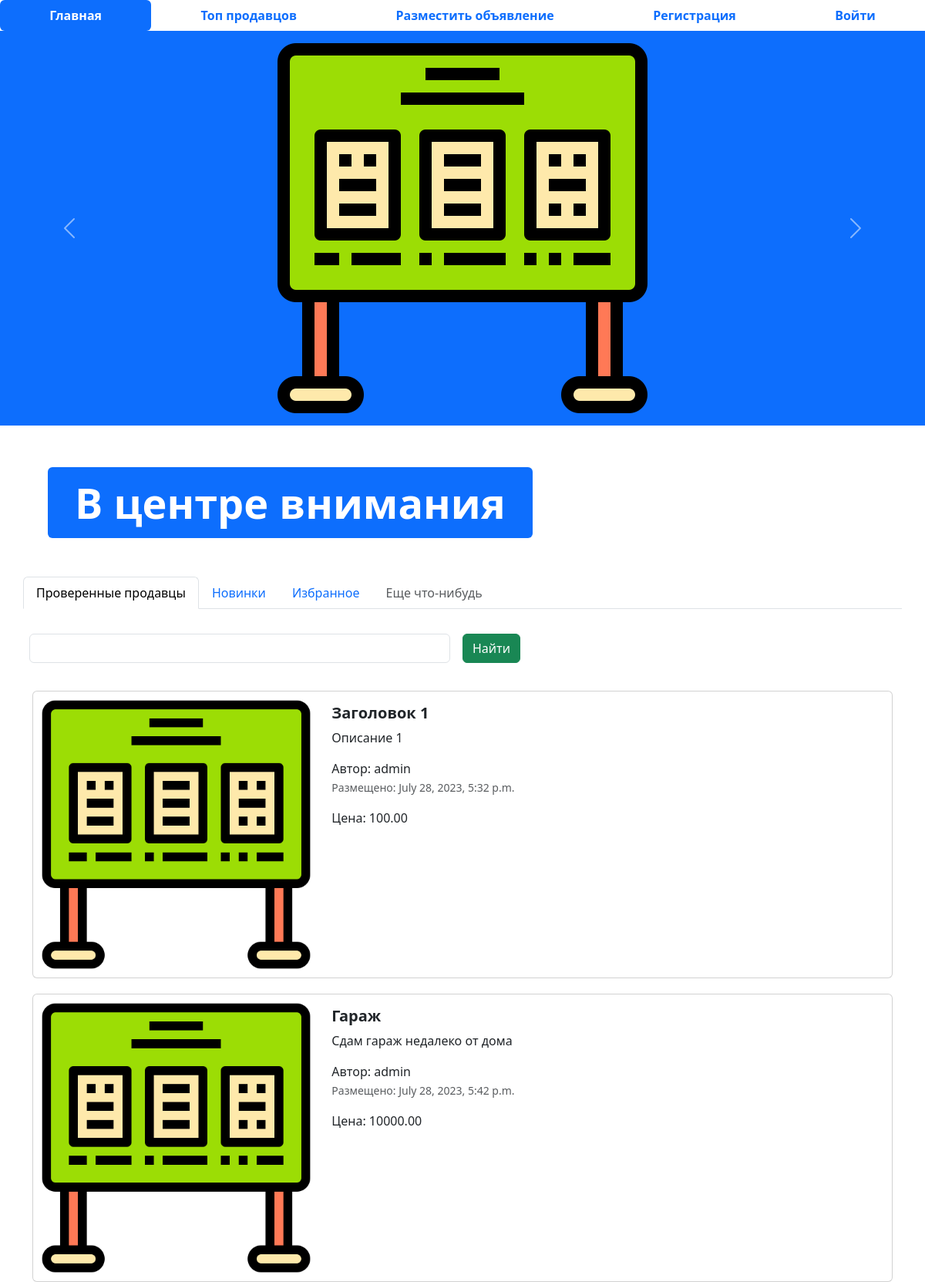
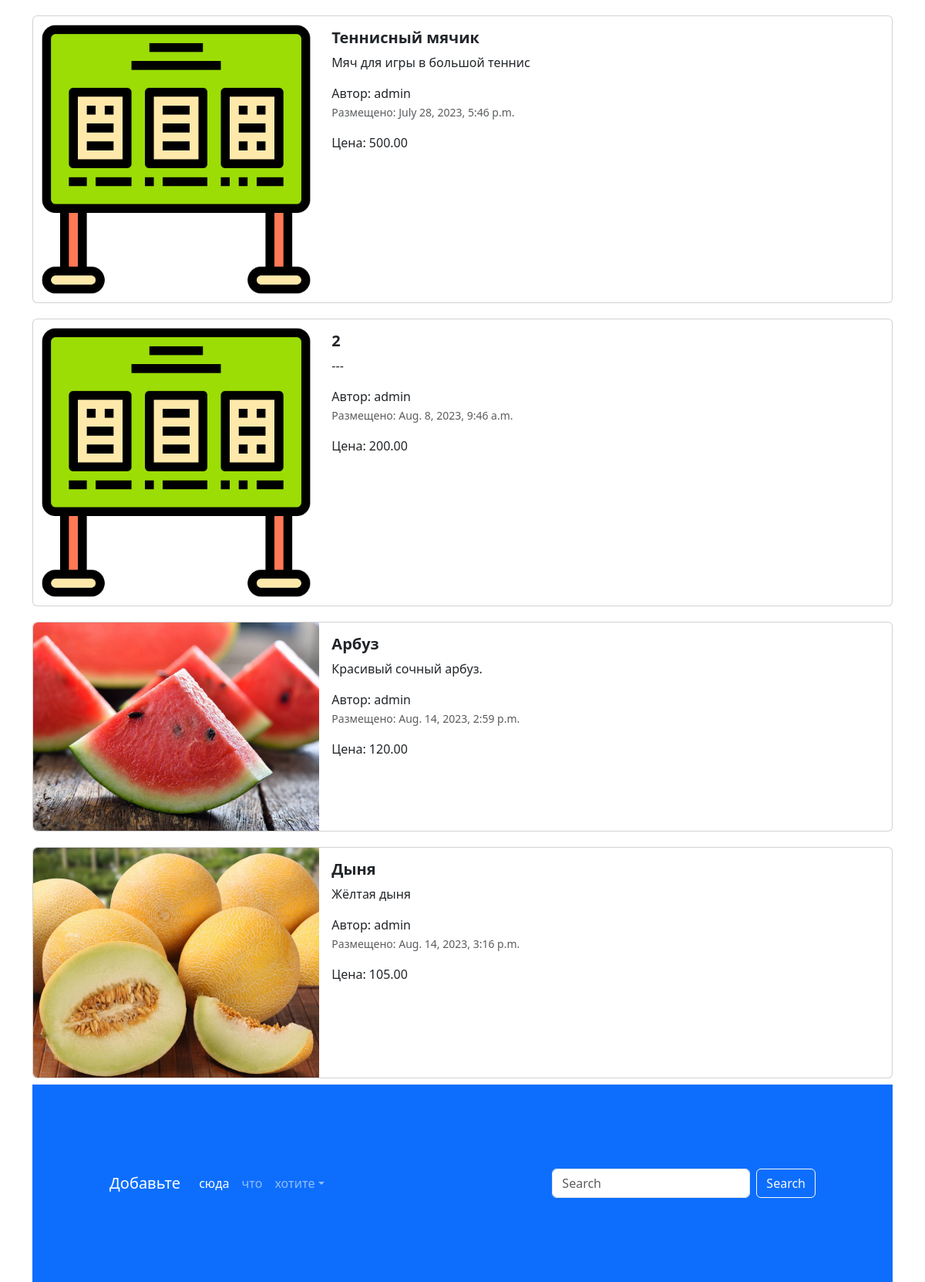
The page / on the database its author committed (2 pictures, top to bottom).
### app_advertisements/models.py (models this page shows, shortened)
class Advertisement(models.Model):
    title = models.CharField('заголовок', max_length=128)
    description = models.TextField('описание')
    price = models.DecimalField('цена', max_digits=10, decimal_places=2)
    auction = models.BooleanField('торг', help_text='Отметьте, если торг уместен')
    created_at = models.DateTimeField(auto_now_add=True)
    updated_at = models.DateTimeField(auto_now=True)
    user = models.ForeignKey(User, verbose_name='пользователь', on_delete=models.CASCADE)
    image = models.ImageField('изображение', upload_to='advertisements/')
    class Meta:
        db_table = 'advertisements'

### app_advertisements/views.py (the view)
# urls.py: path('', index, name='main-page'),
def index(request):
    advertisements = Advertisement.objects.all()
    context = {'advertisements': advertisements}
    return render(request, 'app_advertisements/index.html', context)

### templates/app_advertisements/index.html (shortened to what this page needs)
{% extends 'base.html' %}
{% load static %}
{% block content %}
<body>
<ul class="nav nav-pills sticky-top bg-white nav-fill">
  <li class="nav-item">
    <a class="nav-link active" aria-current="page" href="{% url 'main-page' %}">
      <span style="font-weight: bold;">Главная</span>
    </a>
  </li>
  <li class="nav-item">
    <a class="nav-link" href="{% url 'top-sellers' %}"><span style="font-weight: bold;">Топ продавцов</span>
    </a>
  </li>
  <li class="nav-item">
    <a class="nav-link" href="{% url 'advertisement-post' %}">
      <span style="font-weight: bold;">Разместить объявление</span>
    </a>
  </li>
  {% if not user.is_authenticated %}
  <li class="nav-item">
    <a class="nav-link" href="{% url 'profile' %}">
      <span style="font-weight: bold;">Регистрация</span>
    </a>
  </li>
  <li class="nav-item">
    <a class="nav-link" href="{% url 'login' %}">
      <span style="font-weight: bold;">Войти</span>
    </a>
  </li>
  {% endif %}
</ul>
<div id="carouselExampleControls" class="carousel slide bg-primary" data-bs-ride="carousel">
  <div class="carousel-inner">
    <div class="carousel-item active">
      <img src="{% static 'img/adv.png' %}" class="mx-auto d-block w-33" alt="...">
    </div>
  </div>
  <button class="carousel-control-prev" type="button" data-bs-target="#carouselExampleControls" data-bs-slide="prev">
    <span class="carousel-control-prev-icon" aria-hidden="true"></span>
  </button>
  <button class="carousel-control-next" type="button" data-bs-target="#carouselExampleControls" data-bs-slide="next">
    <span class="carousel-control-next-icon" aria-hidden="true"></span>
  </button>
</div>
<div class="container" style="margin: 50px;">
  <div class="display-2">
    <span class="badge bg-primary">В центре внимания</span>
  </div>
</div>
<div class="container">
  <div class="row">
    <ul class="nav nav-tabs bg-white">
      <li class="nav-item">
        <a class="nav-link active" aria-current="page" href="#">Проверенные продавцы</a>
      </li>
      <li class="nav-item">
        <a class="nav-link" href="#">Новинки</a>
      </li>
      <li class="nav-item">
        <a class="nav-link" href="#">Избранное</a>
      </li>
      <li class="nav-item">
        <a class="nav-link disabled" href="#" tabindex="-1" aria-disabled="true">Еще что-нибудь</a>
      </li>
    </ul>
    <form class="row g-3">
      <div class="col-auto w-50">
        <input type="text" class="form-control">
      </div>
      <div class="col-auto">
        <button type="submit" class="btn btn-success mb-3">Найти</button>
      </div>
    </form>
  </div>
  {% for adv in advertisements %}
  <div class="col">
    <div class="card mb-2" style="max-width: 1200px; margin-top: 20px;">
      <div class="row g-0">
        <div class="col-md-4">
          <a href="advertisement.html" class="nav-link">
            <img src="{% if adv.image %} {{ adv.image.url }} {% else %} {% static 'img/adv.png' %} {% endif %} " class="img-fluid rounded-start" alt="Card title">
          </a>
        </div>
        <div class="col-md-8">
          <div class="card-body">
            <h5 class="card-title">
              <a href="advertisement.html" class="nav-link"><strong>{{ adv.title }}</strong></a>
            </h5>
            <a href="advertisement.html" class="nav-link">
              <p class="card-text">
                {{ adv.description }}
              </p>
              <span>Автор: {{ adv.user }}</span>
              <p class="card-text"><small class="text-muted">Размещено: {{ adv.created_at }}</small></p>
              <span> Цена: {{ adv.price }}</span>
            </a>
          </div>
        </div>
      </div>
    </div>
  {% endfor %}
<footer style="padding: 100px;" class="bg-primary">
  <nav class="navbar navbar-expand-sm navbar-dark">
    <a class="navbar-brand" href="#">Добавьте</a>
    <div class="collapse navbar-collapse" id="collapsibleNavId">
      <ul class="navbar-nav me-auto mt-2 mt-lg-0">
        <li class="nav-item">
          <a class="nav-link active" href="#" aria-current="page">сюда</a>
        </li>
        <li class="nav-item">
          <a class="nav-link" href="#">что</a>
        </li>
        <li class="nav-item dropdown">
          <a class="nav-link dropdown-toggle" href="#" id="dropdownId" data-bs-toggle="dropdown" aria-haspopup="true"
             aria-expanded="false">хотите</a>
        </li>
      </ul>
      <form class="d-flex my-2 my-lg-0">
        <input class="form-control me-sm-2" type="text" placeholder="Search">
        <button class="btn btn-outline-light my-2 my-sm-0" type="submit">Search</button>
      </form>
    </div>
  </nav>
</footer>
{% endblock %}

### rows shown on the page
Advertisement: title "Заголовок 1", description "Описание 1", user "admin", created_at "July 28, 2023, 5:32 p.m.", price "100.00"
Advertisement: title "Гараж", description "Сдам гараж недалеко от дома", user "admin", created_at "July 28, 2023, 5:42 p.m.", price "10000.00"
Advertisement: title "Теннисный мячик", description "Мяч для игры в большой теннис", user "admin", created_at "July 28, 2023, 5:46 p.m.", price "500.00"
Advertisement: title "2", description "---", user "admin", created_at "Aug. 8, 2023, 9:46 a.m.", price "200.00"
Advertisement: image (picture), title "Арбуз", description "Красивый сочный арбуз.", user "admin", created_at "Aug. 14, 2023, 2:59 p.m.", price "120.00"
Advertisement: image (picture), title "Дыня", description "Жёлтая дыня", user "admin", created_at "Aug. 14, 2023, 3:16 p.m.", price "105.00"
